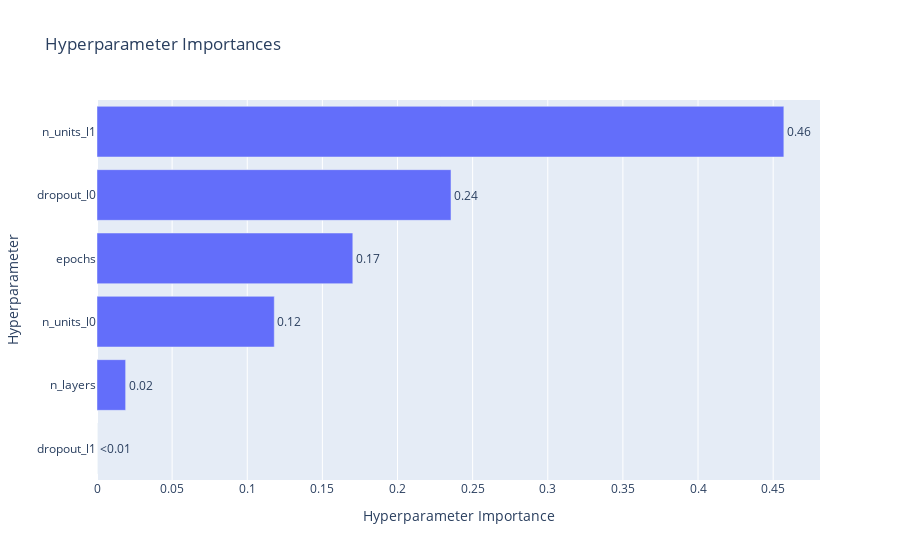

The cell this chart's notebook holds for it:
### Code cell
optuna.visualization.plot_param_importances(study).show()

### Figure 1 — Plotly figure (JSON) as saved in the notebook; plotly's stock layout.template omitted (floating-point values rounded to 4 significant figures)
{"data": [{"cliponaxis": false, "hovertemplate": ["dropout_l1 (CategoricalDistribution): 0.0<extra></extra>", "n_layers (IntDistribution): 0.019063098341327845<extra></extra>", "n_units_l0 (CategoricalDistribution): 0.11798291942987174<extra></extra>", "epochs (IntDistribution): 0.17024995244446972<extra></extra>", "dropout_l0 (CategoricalDistribution): 0.23558868733749425<extra></extra>", "n_units_l1 (CategoricalDistribution): 0.4571153424468365<extra></extra>"], "name": "Objective Value", "orientation": "h", "text": ["<0.01", "0.02", "0.12", "0.17", "0.24", "0.46"], "textposition": "outside", "type": "bar", "x": [0, 0.01906, 0.118, 0.1702, 0.2356, 0.4571], "y": ["dropout_l1", "n_layers", "n_units_l0", "epochs", "dropout_l0", "n_units_l1"]}], "layout": {"title": {"text": "Hyperparameter Importances"}, "xaxis": {"title": {"text": "Hyperparameter Importance"}}, "yaxis": {"title": {"text": "Hyperparameter"}}}}
